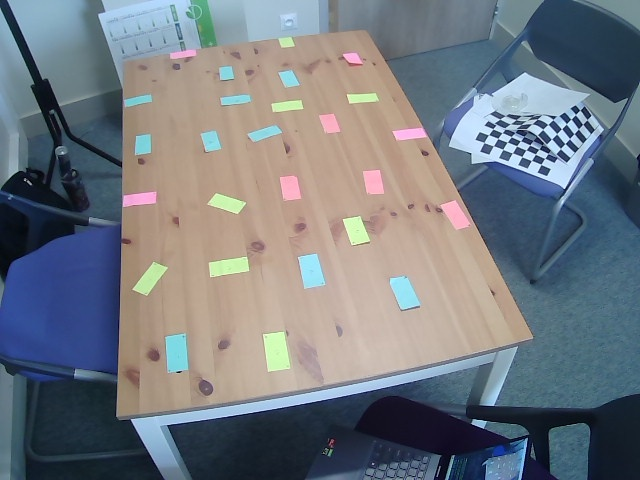
#> input picture Main Objts Tests/5objTest0.jpg, 640 x 480 px
$ python Main_SE_UH_Objs.py
#> lines starting #> are read from the running program, lines starting #| are printed output that depends on the picture
### Main Objts Tests/SizeEstimations.py
# -*- coding: utf-8 -*-
"""
Created on Fri Apr 19 09:23:50 2024

Class DistanceEstimations

@author: jpila
"""

import numpy as np
import cv2 as cv
import math

class SizeEstimations:

    #Constructor
        #Not necessary for our purpose
    # def __init__(self, tMatrix, distCoefficient):
    #     self.tMtx = tMatrix
    #     self.dCoef = distCoefficient

    def __init__(self):
        pass

    #Methods
    def homographyTransform(self,imgCaseStudy,tMtx):

        #Trasform the image
        imgTransform = cv.warpPerspective(imgCaseStudy,
                                          tMtx,
                                          (imgCaseStudy.shape[1], imgCaseStudy.shape[0]))
        return imgTransform


    def undistortTransform(self,imgCaseStudy, tMtx, dCoef):

        #Correct distortion
        imgTransform = cv.undistort(imgCaseStudy, tMtx, dCoef, None)

        return imgTransform


    # [20 lines left out: function transformCoordSyst, not called in this run]


    def estimateDistance2Pixels(self,Pixel1,Pixel2):

        toTest = np.float32([])

        if(type(toTest) != type(Pixel1)):
            Pixel1 = np.array(Pixel1)

        if(type(toTest) != type(Pixel2)):
            Pixel2 = np.array(Pixel2)


        #If right format calculate euclidean distance
        distance = np.linalg.norm(Pixel1 - Pixel2)


        return distance


    def estimateScaleFactor(self,pDistKnowObj,realDist):

        scaleFactor = pDistKnowObj / realDist

        return scaleFactor


    def estimateRealMeasure(self,pxlDistUnknowObj,scaleFactor):

        realValue = pxlDistUnknowObj / scaleFactor


        return realValue


### Main Objts Tests/Main_SE_UH_Objs.py
# -*- coding: utf-8 -*-
"""
Created on Fri Apr 26 16:54:07 2024

@author: jpila
"""

import SizeEstimations as SE
import cv2 as cv
import pickle


###################################### Estimations 5 Objects
################################## Undistorions + Homography

#####Mise en place pour trouver nouveau Scale Factor

####Create Object
szEstim = SE.SizeEstimations()

####Get serialize matrix, distortion Coefficient, Scale factor
# Open the file in binary mode
with open('ObjsCCOutPut.pkl', 'rb') as file:

    # Call load method to deserialze
#> (reads ObjsCCOutPut.pkl from the repository)
    MtxDcoef = pickle.load(file)

ccTmtx = MtxDcoef[0]
ccDcoef = MtxDcoef[1]

caseStudy = cv.imread('5objTest0.jpg')
#> caseStudy is the input picture: shape (480, 640, 3); mean B, G, R 128.2, 121.1, 115
tCstudy = szEstim.undistortTransform(caseStudy, ccTmtx, ccDcoef)

cv.imshow('Undistorted',tCstudy)
cv.waitKey(0)
cv.destroyAllWindows()

# Open the file in binary mode
with open('ObjsHOutPut.pkl', 'rb') as file:

    # Call load method to deserialze
#> (reads ObjsHOutPut.pkl from the repository)
    Mtx = pickle.load(file)

hTmtx = Mtx[0]

tCstudy = szEstim.homographyTransform(tCstudy, hTmtx)

cv.imshow('Undistorted',tCstudy)
cv.waitKey(0)
cv.imwrite('getPixelsObjUH0.jpg',tCstudy)
cv.destroyAllWindows()


#Estimate  Pixel distance of  object of known dimensions
objKnownPxDistance = szEstim.estimateDistance2Pixels([0,0],[0,470])

#Estimate  scale factor
newScaleF = szEstim.estimateScaleFactor(objKnownPxDistance, 117.4)
print('New Scale factor =', newScaleF)


############################Object 1
print('Case Study 1 = A3 Paper')
print('')

caseStudy = cv.imread('5objTest1.jpg')
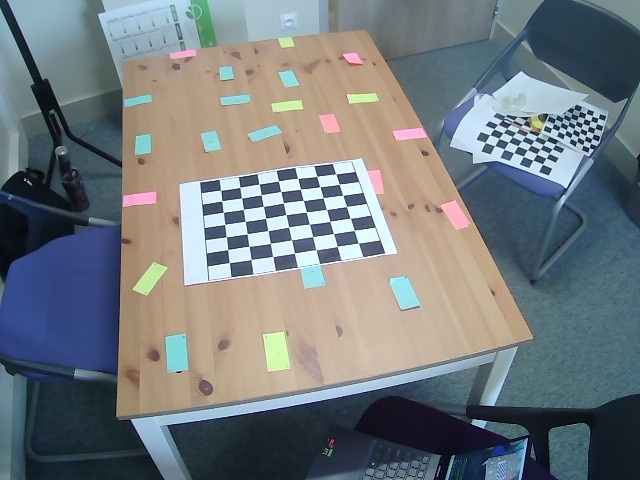
#> input picture Main Objts Tests/5objTest1.jpg, 640 x 480 px
#> caseStudy is the input picture: shape (480, 640, 3); mean B, G, R 126.2, 122.4, 115.6
tCstudy = szEstim.undistortTransform(caseStudy, ccTmtx, ccDcoef)
tCstudy = szEstim.homographyTransform(tCstudy, hTmtx)

cv.imshow('Undistorted',tCstudy)
cv.waitKey(0)
cv.imwrite('getPixelsObj111.jpg',tCstudy)
cv.destroyAllWindows()

#Estimate  Pixel Distance of object of unknown dimensions
objUnknownPDistanceH = szEstim.estimateDistance2Pixels([54,246],[224,250])
objUnknownPDistanceW = szEstim.estimateDistance2Pixels([54,246],[51,366])


#Estimate real Distance
realHValue = szEstim.estimateRealMeasure(objUnknownPDistanceH, newScaleF)
realWValue = szEstim.estimateRealMeasure(objUnknownPDistanceW, newScaleF)
print('Real A3paper Height Estimation = ',realHValue)
print('Real A3paper width Estimation = ',realWValue)
print('')

############################Object 2
print('Case Study 2 = Assiete')
print('')

caseStudy = cv.imread('5objTest2.jpg')
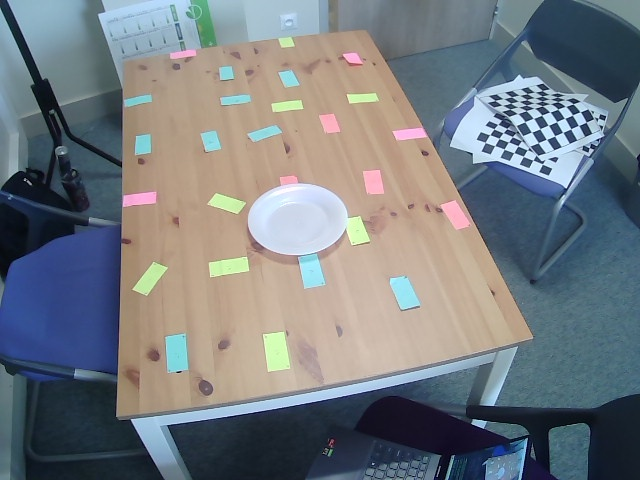
#> input picture Main Objts Tests/5objTest2.jpg, 640 x 480 px
#> caseStudy is the input picture: shape (480, 640, 3); mean B, G, R 127.9, 123, 117.2
tCstudy = szEstim.undistortTransform(caseStudy, ccTmtx, ccDcoef)
tCstudy = szEstim.homographyTransform(tCstudy, hTmtx)

cv.imshow('Undistorted',tCstudy)
cv.waitKey(0)
cv.imwrite('getPixelsObj222.jpg',tCstudy)
cv.destroyAllWindows()

#Estimate  Pixel Distance of object of unknown dimensions
objUnknownPDistanceR = szEstim.estimateDistance2Pixels([150,318],[109,318])

#Estimate real Distance
realRValue = szEstim.estimateRealMeasure(objUnknownPDistanceR, newScaleF)

print('Real Assiete Radius Estimation = ',realRValue)
print('')

############################Object 3
print('Case Study 3 = Calendrier')
print('')

caseStudy = cv.imread('5objTest3.jpg')
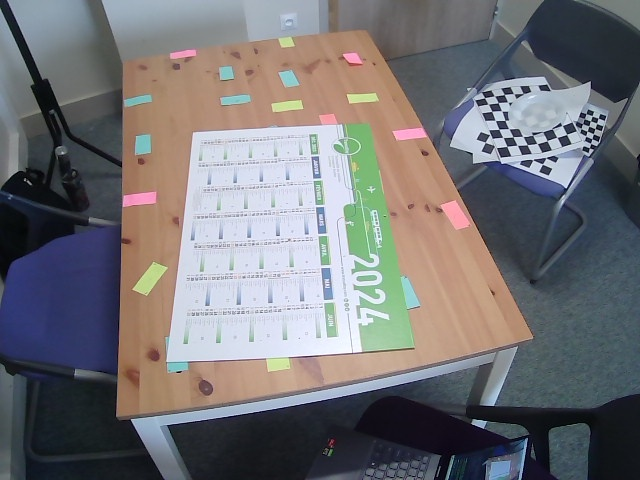
#> input picture Main Objts Tests/5objTest3.jpg, 640 x 480 px
#> caseStudy is the input picture: shape (480, 640, 3); mean B, G, R 117.3, 114.4, 115.4
tCstudy = szEstim.undistortTransform(caseStudy, ccTmtx, ccDcoef)
tCstudy = szEstim.homographyTransform(tCstudy, hTmtx)
#> in homographyTransform (call 4), `imgTransform = cv.warpPerspective(imgCaseStudy, tMtx, (imgCaseStudy.sh..`:
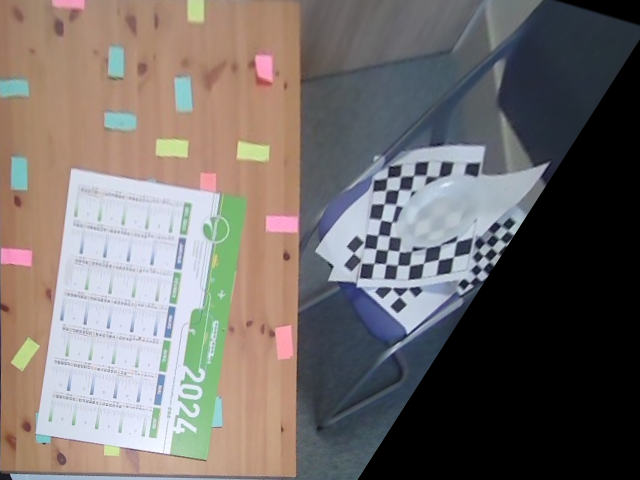
#> imgTransform: shape (480, 640, 3); mean B, G, R 107.1, 109.5, 115.3

cv.imshow('Undistorted',tCstudy)
cv.waitKey(0)
cv.imwrite('getPixelsObj333.jpg',tCstudy)
cv.destroyAllWindows()

#Estimate  Pixel Distance of object of unknown dimensions
objUnknownPDistanceH = szEstim.estimateDistance2Pixels([71,167],[34,433])
objUnknownPDistanceW = szEstim.estimateDistance2Pixels([71,167],[245,198])

#Estimate real Distance
realHValue = szEstim.estimateRealMeasure(objUnknownPDistanceH, newScaleF)
realWValue = szEstim.estimateRealMeasure(objUnknownPDistanceW, newScaleF)
print('Real Calendrier Height Estimation = ',realHValue)
print('Real Calendrier width Estimation = ',realWValue)
print('')

############################Object 4
print('Case Study 4 = Telephone')
print('')

caseStudy = cv.imread('5objTest4.jpg')
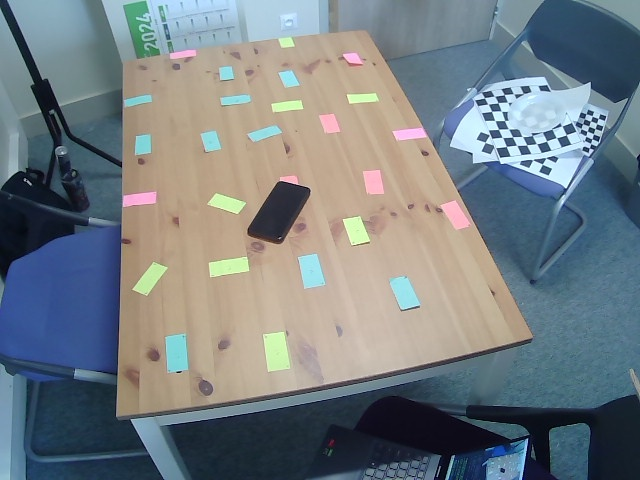
#> input picture Main Objts Tests/5objTest4.jpg, 640 x 480 px
#> caseStudy is the input picture: shape (480, 640, 3); mean B, G, R 130.4, 125.8, 117
tCstudy = szEstim.undistortTransform(caseStudy, ccTmtx, ccDcoef)
tCstudy = szEstim.homographyTransform(tCstudy, hTmtx)

cv.imshow('Undistorted',tCstudy)
cv.waitKey(0)
cv.imwrite('getPixelsObj444.jpg',tCstudy)
cv.destroyAllWindows()

#Estimate  Pixel Distance of object of unknown dimensions
objUnknownPDistanceH = szEstim.estimateDistance2Pixels([143,264],[104,319])
objUnknownPDistanceW = szEstim.estimateDistance2Pixels([143,264],[167,282])


#Estimate real Distance
realHValue = szEstim.estimateRealMeasure(objUnknownPDistanceH, newScaleF)
realWValue = szEstim.estimateRealMeasure(objUnknownPDistanceW, newScaleF)
print('Real Telephone Height Estimation = ',realHValue)
print('Real Telephone width Estimation = ',realWValue)
print('')

############################Object 5
print('Case Study 5 = Stylo')
print('')

caseStudy = cv.imread('5objTest5.jpg')
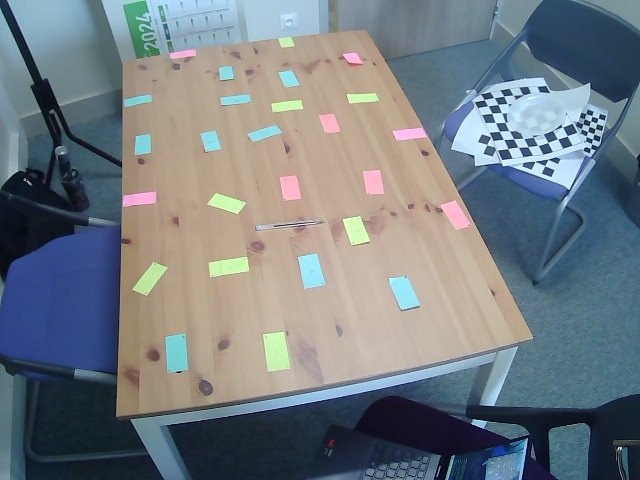
#> input picture Main Objts Tests/5objTest5.jpg, 640 x 480 px
#> caseStudy is the input picture: shape (480, 640, 3); mean B, G, R 130.1, 124.1, 115.8
tCstudy = szEstim.undistortTransform(caseStudy, ccTmtx, ccDcoef)
tCstudy = szEstim.homographyTransform(tCstudy, hTmtx)
#> in homographyTransform (call 6), `imgTransform = cv.warpPerspective(imgCaseStudy, tMtx, (imgCaseStudy.sh..`:
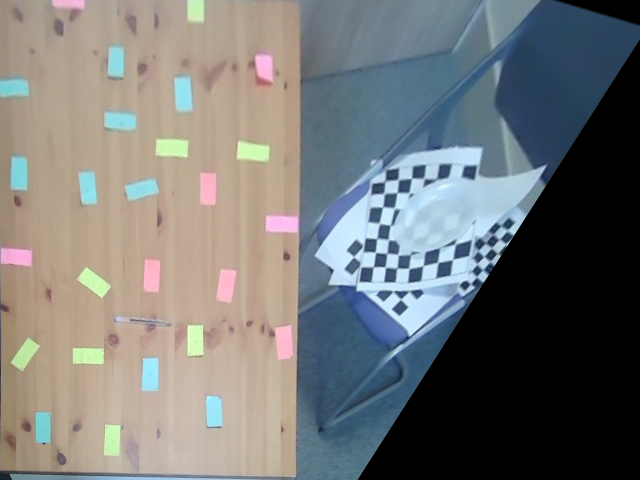
#> imgTransform: shape (480, 640, 3); mean B, G, R 117.6, 118.5, 117

cv.imshow('Undistorted',tCstudy)
cv.waitKey(0)
cv.imwrite('getPixelsObj555.jpg',tCstudy)
cv.destroyAllWindows()

#Estimate  Pixel Distance of object of unknown dimensions
objUnknownPDistanceH = szEstim.estimateDistance2Pixels([114,318],[171,324])
objUnknownPDistanceW = szEstim.estimateDistance2Pixels([145,317],[144,324])


#Estimate real Distance
realHValue = szEstim.estimateRealMeasure(objUnknownPDistanceH, newScaleF)
realWValue = szEstim.estimateRealMeasure(objUnknownPDistanceW, newScaleF)
print('Real Stylo Height Estimation = ',realHValue)
print('Real Stylo width Estimation = ',realWValue)
print('')

############################Object 6
print('Case Study 6 = Sac')
print('')

caseStudy = cv.imread('5objTest6.jpg')
#> (the run stopped early here; a loop or call above may not have finished)
